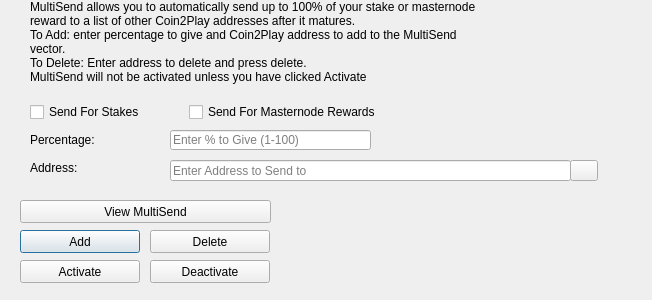
<?xml version="1.0" encoding="UTF-8"?>
<ui version="4.0">
 <class>MultiSendDialog</class>
 <widget class="QDialog" name="MultiSendDialog">
  <property name="windowModality">
   <enum>Qt::NonModal</enum>
  </property>
  <property name="geometry">
   <rect>
    <x>0</x>
    <y>0</y>
    <width>652</width>
    <height>300</height>
   </rect>
  </property>
  <property name="windowTitle">
   <string>MultiSend</string>
  </property>
  <widget class="QLineEdit" name="multiSendPercentEdit">
   <property name="geometry">
    <rect>
     <x>170</x>
     <y>130</y>
     <width>201</width>
     <height>20</height>
    </rect>
   </property>
   <property name="toolTip">
    <string>Enter whole numbers 1 - 100</string>
   </property>
   <property name="placeholderText">
    <string>Enter % to Give (1-100)</string>
   </property>
  </widget>
  <widget class="QLineEdit" name="multiSendAddressEdit">
   <property name="geometry">
    <rect>
     <x>170</x>
     <y>160</y>
     <width>401</width>
     <height>21</height>
    </rect>
   </property>
   <property name="toolTip">
    <string/>
   </property>
   <property name="placeholderText">
    <string>Enter Address to Send to</string>
   </property>
  </widget>
  <widget class="QLabel" name="label_2">
   <property name="geometry">
    <rect>
     <x>30</x>
     <y>0</y>
     <width>451</width>
     <height>121</height>
    </rect>
   </property>
   <property name="lineWidth">
    <number>1</number>
   </property>
   <property name="text">
    <string>MultiSend allows you to automatically send up to 100% of your stake or masternode reward to a list of other Coin2Play addresses after it matures.
To Add: enter percentage to give and Coin2Play address to add to the MultiSend vector.
To Delete: Enter address to delete and press delete.
MultiSend will not be activated unless you have clicked Activate</string>
   </property>
   <property name="alignment">
    <set>Qt::AlignLeading|Qt::AlignLeft|Qt::AlignTop</set>
   </property>
   <property name="wordWrap">
    <bool>true</bool>
   </property>
  </widget>
  <widget class="QLabel" name="message">
   <property name="geometry">
    <rect>
     <x>290</x>
     <y>200</y>
     <width>351</width>
     <height>91</height>
    </rect>
   </property>
   <property name="text">
    <string/>
   </property>
  </widget>
  <widget class="QPushButton" name="addButton">
   <property name="geometry">
    <rect>
     <x>20</x>
     <y>230</y>
     <width>120</width>
     <height>23</height>
    </rect>
   </property>
   <property name="toolTip">
    <string/>
   </property>
   <property name="statusTip">
    <string>Add to MultiSend Vector</string>
   </property>
   <property name="text">
    <string>Add</string>
   </property>
  </widget>
  <widget class="QPushButton" name="disableButton">
   <property name="geometry">
    <rect>
     <x>150</x>
     <y>260</y>
     <width>120</width>
     <height>23</height>
    </rect>
   </property>
   <property name="statusTip">
    <string>Deactivate MultiSend</string>
   </property>
   <property name="text">
    <string>Deactivate</string>
   </property>
  </widget>
  <widget class="QPushButton" name="addressBookButton">
   <property name="geometry">
    <rect>
     <x>570</x>
     <y>160</y>
     <width>28</width>
     <height>21</height>
    </rect>
   </property>
   <property name="toolTip">
    <string>Choose an address from the address book</string>
   </property>
   <property name="text">
    <string/>
   </property>
   <property name="icon">
    <iconset resource="../coin2play.qrc">
     <normaloff>:/icons/address-book</normaloff>:/icons/address-book</iconset>
   </property>
   <property name="shortcut">
    <string>Alt+A</string>
   </property>
   <property name="autoDefault">
    <bool>false</bool>
   </property>
  </widget>
  <widget class="QLabel" name="label">
   <property name="geometry">
    <rect>
     <x>30</x>
     <y>130</y>
     <width>121</width>
     <height>20</height>
    </rect>
   </property>
   <property name="toolTip">
    <string>Percentage of stake to send</string>
   </property>
   <property name="text">
    <string>Percentage:</string>
   </property>
  </widget>
  <widget class="QLabel" name="label_5">
   <property name="geometry">
    <rect>
     <x>30</x>
     <y>160</y>
     <width>111</width>
     <height>16</height>
    </rect>
   </property>
   <property name="toolTip">
    <string>Address to send portion of stake to</string>
   </property>
   <property name="text">
    <string>Address:</string>
   </property>
  </widget>
  <widget class="QPushButton" name="deleteButton">
   <property name="geometry">
    <rect>
     <x>150</x>
     <y>230</y>
     <width>120</width>
     <height>23</height>
    </rect>
   </property>
   <property name="toolTip">
    <string/>
   </property>
   <property name="statusTip">
    <string>Delete Address From MultiSend Vector</string>
   </property>
   <property name="text">
    <string>Delete</string>
   </property>
  </widget>
  <widget class="QPushButton" name="activateButton">
   <property name="geometry">
    <rect>
     <x>20</x>
     <y>260</y>
     <width>120</width>
     <height>23</height>
    </rect>
   </property>
   <property name="statusTip">
    <string>Activate MultiSend</string>
   </property>
   <property name="text">
    <string>Activate</string>
   </property>
  </widget>
  <widget class="QPushButton" name="viewButton">
   <property name="geometry">
    <rect>
     <x>20</x>
     <y>200</y>
     <width>251</width>
     <height>23</height>
    </rect>
   </property>
   <property name="toolTip">
    <string/>
   </property>
   <property name="statusTip">
    <string>View MultiSend Vector</string>
   </property>
   <property name="text">
    <string>View MultiSend</string>
   </property>
  </widget>
  <widget class="QWidget" name="horizontalLayoutWidget">
   <property name="geometry">
    <rect>
     <x>30</x>
     <y>100</y>
     <width>351</width>
     <height>24</height>
    </rect>
   </property>
   <layout class="QHBoxLayout" name="horizontalLayout">
    <item>
     <widget class="QCheckBox" name="multiSendStakeCheckBox">
      <property name="text">
       <string>Send For Stakes</string>
      </property>
     </widget>
    </item>
    <item>
     <widget class="QCheckBox" name="multiSendMasternodeCheckBox">
      <property name="text">
       <string>Send For Masternode Rewards</string>
      </property>
     </widget>
    </item>
   </layout>
  </widget>
 </widget>
 <resources>
  <include location="../coin2play.qrc"/>
 </resources>
 <connections/>
</ui>
